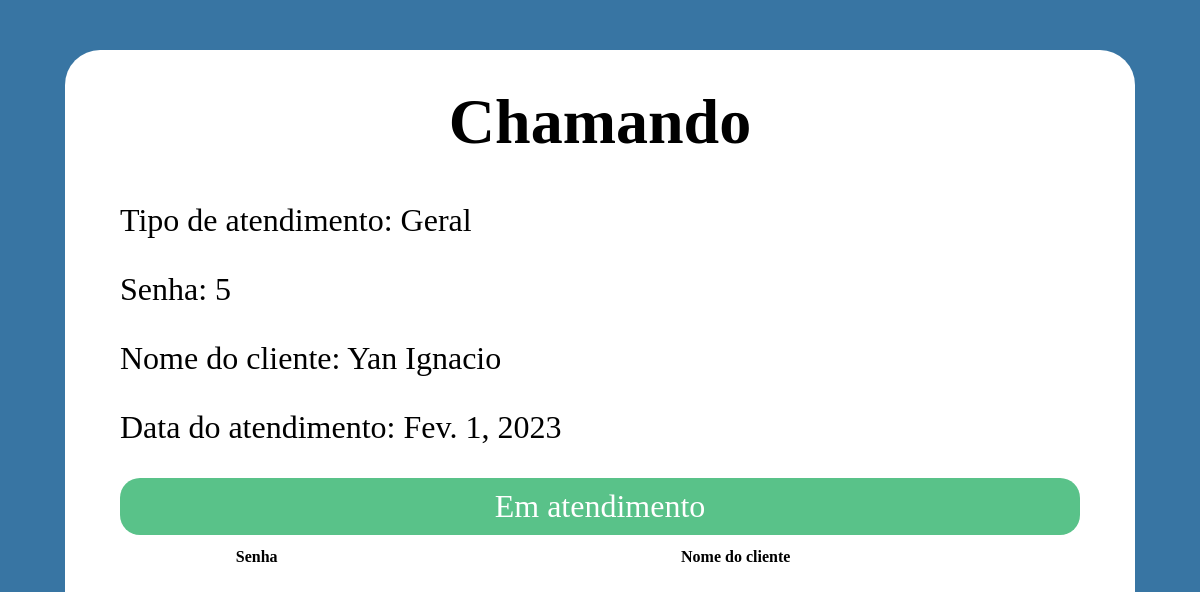
/chamar-proxima-senha/GERL (signed in), run on the app's committed database.
### atendimento/models.py (models this page shows, shortened)
class Atendimento(models.Model):
    nome_cliente = models.CharField(max_length=255, verbose_name='Digite seu nome')
    data_atendimento = models.DateField(auto_now_add=True)
    status_atendimento = models.CharField(max_length=255, default='fila')
    numero_senha = models.IntegerField()
    atendente = models.ForeignKey(Atendente, on_delete=models.PROTECT, null=True,blank= True)
    tipo_atendimento = models.ForeignKey(TipoAtendimento, on_delete=models.CASCADE)

class TipoAtendimento(models.Model):
    prefixo = models.CharField(max_length=4)
    nome = models.CharField(max_length=100)
    descricao = models.CharField(max_length=255)

### atendimento/views.py (the view)
# urls.py: path('chamar-proxima-senha/<prefixo>', views.chamar_proxima_senha_especifica, name='chamar_proxima_senha_especifica'),
@login_required
def chamar_proxima_senha_especifica(request, prefixo):
    atendente = Atendente.objects.get(user=request.user)
    if request.method == 'POST':
        atendente.cabine = request.POST.get('cabine')
        atendente.save()
    try:
        senha_atual = Atendimento.objects.filter(status_atendimento='fila', tipo_atendimento__prefixo=prefixo).order_by('data_atendimento').first()
        senha_atual.status_atendimento = 'chamando'
        senha_atual.atendente = atendente
        senha_atual.save()
    except:
        senha_atual=Atendimento.objects.filter(status_atendimento='chamando', atendente=atendente).order_by('data_atendimento').first()
    return render(request, 'proxima_senha.html', {'senha': senha_atual, 'cabine': atendente.cabine, 'prefixo': prefixo})

### atendimento/templates/proxima_senha.html (shortened to what this page needs)
<div class"proxima-senha">
{% extends 'template.html' %}
{% block content %}
  {% if senha %}
  <h1>Chamando</h1>
  {% else %}
  <h1>Em espera</h1>
  {% endif %}
  <p>Tipo de atendimento: {{ senha.tipo_atendimento.nome }}</p>
  <p>Senha: {{ senha.numero_senha }}</p>
  <p>Nome do cliente: {{ senha.nome_cliente }}</p>
  <p>Data do atendimento: {{ senha.data_atendimento }}</p>
  {% if senha %}
  <a href="/em-atendimento/{{senha.id}}/{{prefixo}}">
    Em atendimento
  </a>
  {% else %}
  <a href="/chamar-proxima-senha/{{prefixo}}">
    Chamar próximo da fila
  </a>
  {% endif %}
  <div>
    <table>
      <thead>
        <tr>
          <th>Senha</th>
          <th>Nome do cliente</th>
        </tr>
      </thead>
    </table>
  </div>
{% endblock %}

### atendimento/static/css/style.css (style rules this page uses)
body { width: 80%; font-size: xx-large; background: #fff; padding: 55px; margin-left: auto; margin-right: auto; margin-top: 50px; margin-bottom: auto; border-radius: 35px 35px 0 35px; }
html { background: #3875a3; }
table { width: 100%; }
a { display: grid; padding: 10px 20px; background: #59c289; color: #fff; justify-content: center; border-radius: 20px; text-decoration: none; margin-bottom: 10px; }
h1 { text-align: center;margin-top: -20px; }

### data on the page
Atendimento: tipo_atendimento.nome "Geral", numero_senha "5", nome_cliente "Yan Ignacio", data_atendimento "Fev. 1, 2023"
